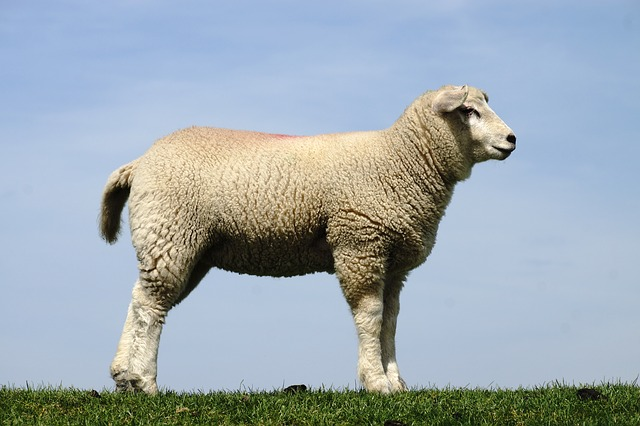
#> input picture pecora.jpg, 640 x 426 px, given as the content of the folder datSet, which was not available
$ jupyter execute --allow-errors Untitled1.ipynb   (text cells are left out)
#> lines starting #> are read from the running program, lines starting #| are printed output that depends on the picture; pictures that were not available may be replaced by others from this repository, and a replacement may not be noted
[cell 1]
import cv2
import numpy as np
from skimage import transform

[cell 2]
def spatial_pyramid_pooling(img, levels):
    height, width, _ = img.shape
    pooled_features = []
    for level in levels:
        grid_size = (2 ** level, 2 ** level)
        cell_size = (height // grid_size[0], width // grid_size[1])
        for i in range(grid_size[0]):
            for j in range(grid_size[1]):
                cell = img[i * cell_size[0]:(i + 1) * cell_size[0], j * cell_size[1]:(j + 1) * cell_size[1]]
                pooled_features.append(np.mean(cell, axis=(0, 1)))
    return np.array(pooled_features)

[cell 3]
import os
import cv2
import numpy as np

def load_dataset(dataset_path):
#> called with dataset_path = 'datSet'
    images = []
    labels = []
    for root, dirs, files in os.walk(dataset_path):
        for file in files:
            if file.endswith(".png") or file.endswith(".jpg"):
                image_path = os.path.join(root, file)
                label = os.path.basename(root)  # Assuming each subdirectory represents a class
                # Read the image
                image = cv2.imread(image_path)
#> image is the input picture: shape (426, 640, 3); mean B, G, R 177.3, 169.7, 157.5
                # Apply median filter
                image = cv2.medianBlur(image, 3)  # Adjust kernel size as needed
                # Resize image to a fixed size
                image = cv2.resize(image, (32, 32))
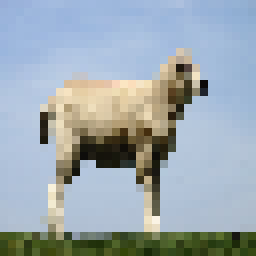
#> image: shape (32, 32, 3) (shown 8 times larger); mean B, G, R 176.4, 168.8, 156.6
                # You can perform additional preprocessing steps here if needed
                images.append(image)
                labels.append(label)
    return images, labels

[cell 4]
dataset_path = 'datSet'
images, labels = load_dataset(dataset_path)
#> images = 1 item; labels = ['_only']

[cell 5]
images = np.array(images)

[cell 6]
levels = [1, 2, 4]  # Define the levels of the pyramid (e.g., 1x1, 2x2, 4x4)
pooled_features = [spatial_pyramid_pooling(img, levels) for img in images]
#> after the loop in spatial_pyramid_pooling, `for level in levels:`: pooled_features = 276 items, first 6: [206.9, 190.5, 178], [192.7, 176.6, 162.2], [151.2, 152.7, 142.8], [154.5, 155.5, 143.6], [221.6, 184.4, 159.5], [222.9, 189, 165.1]
#> pooled_features = 1 item

[cell 7]
data = np.array(pooled_features)
#> data = 276 rows, first 8: [206.9, 190.5, 178], [192.7, 176.6, 162.2], [151.2, 152.7, 142.8], [154.5, 155.5, 143.6], [221.6, 184.4, 159.5], [222.9, 189, 165.1], [216.5, 187.8, 167], [215.1, 182.2, 156.1]

[cell 8]
from sklearn.svm import SVC
from sklearn.metrics import accuracy_score
from sklearn.model_selection import train_test_split

#> (a cell that did not finish here is left out)

[cell 10]
svm_classifier = SVC()

#> (a cell that did not finish here is left out)

#> (a cell that did not finish here is left out)

#> (a cell that did not finish here is left out)

[cell 14]
from sklearn.metrics import classification_report
#> (the rest of this cell did not finish here and is left out)

[cell 15]
import cv2
import numpy as np

[cell 16]
new_image_path = 'far.jpg'
new_image = cv2.imread(new_image_path)
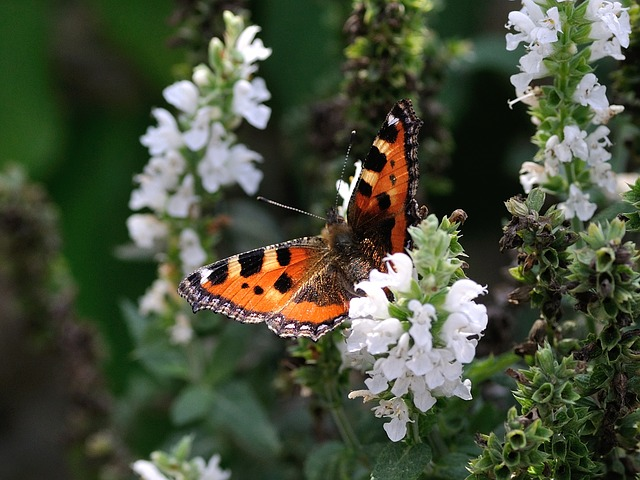
#> input picture far.jpg, 640 x 480 px
#> new_image is the input picture: shape (480, 640, 3); mean B, G, R 59, 78.9, 71.9

[cell 17]
preprocessed_image = cv2.resize(new_image, (32, 32))  # Resize to match training images size
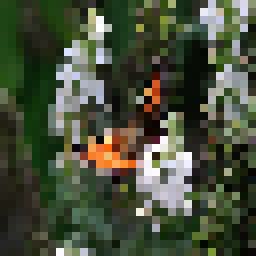
#> preprocessed_image: shape (32, 32, 3) (shown 8 times larger); mean B, G, R 59, 78.8, 71.8

# Apply Spatial Pyramid Pooling to the preprocessed image
levels = [1, 2, 4]  # Define the levels of the pyramid (e.g., 1x1, 2x2, 4x4)
pooled_features = spatial_pyramid_pooling(preprocessed_image, levels)
#> pooled_features = 276 rows, first 8: [56.76, 79.01, 63.61], [60.88, 79.27, 74.2], [48.52, 70.57, 68.15], [69.77, 86.54, 81.34], [21.2, 51.77, 32.2], [76.89, 99.5, 84.27], [39.88, 68.09, 56.44], [91.41, 108.8, 99.23]

# Reshape the feature vector to match the format expected by the model
pooled_features = pooled_features.reshape(1, -1)

# Predict the label for the new image
#> (the rest of this cell did not finish here and is left out)
